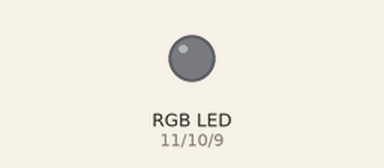
Simulated run of this sketch. Board: Arduino Uno, built with avr-gcc and run on an emulated ATmega328P. Shown: an RGB LED mixed from three pins (HIGH = lit). Dim RGB values are drawn brighter than linear; random numbers use the default seed unless the sketch sets one.

Above: at 0.1 s.
At 4.6 s:
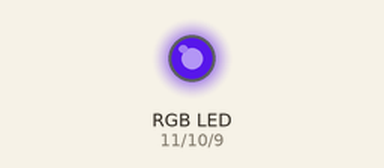
At 9.6 s:
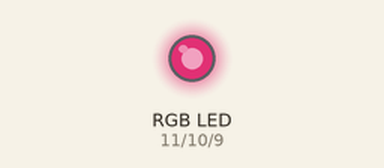
At 19.6 s:
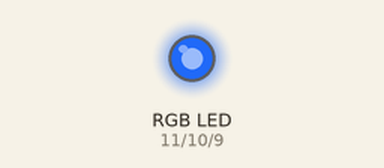
At 29.1 s:
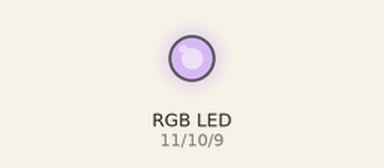
At 39.1 s:
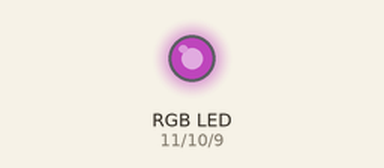
Timing chart, 0 to 40.0 s (numbered marks = the images above):
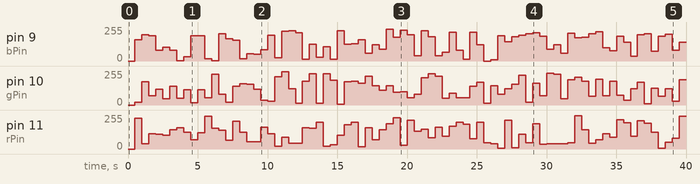

Measured:
- by itself, pin 9 (bPin): 0/255 → 158/255 at 0.50 s, → 197/255 0.50 s later, → 188/255 0.50 s later, → 80/255 0.50 s later, … (79 changes in this stretch)
- by itself, pin 10 (gPin): 0/255 → 19/255 at 0.50 s, → 175/255 0.50 s later, → 68/255 0.50 s later, → 120/255 0.50 s later, … (79 changes in this stretch)

The sketch:

led_control.ino
```cpp
//Variables:
int rPin = 11;
int gPin = 10;
int bPin = 9; //Set the PWM pins to be used on the arduino
int rVal = 0;
int gVal = 0;
int bVal = 0; //Set the values to 0 to begin with
void setup() {
// put your setup code here, to run once:
//No setup for this project.
}
void loop() {
// put your main code here, to run repeatedly:
analogWrite(rPin, rVal);
analogWrite(gPin, gVal);
analogWrite(bPin, bVal); //Apply PWM output to each leg of the RGB LED, with the value stored in the corresponding variable.
rVal = random(0,255);
gVal = random(0,255);
bVal = random(0,255); //Randomise the variables to get a random color each time
delay(500); //Delay before changing colors, so we can see each change.
}
```
